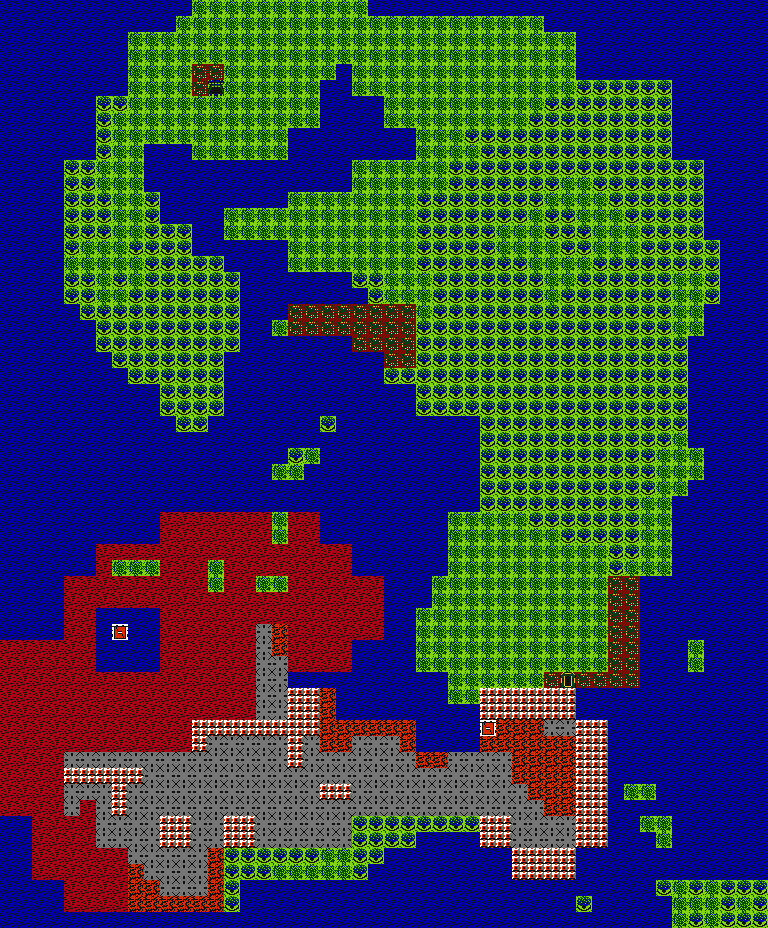

This game map was drawn from its Tiled (.tmx) file and the tilesets committed beside it. A one-line description and the trimmed map source follow:
An orthogonal 48x58 tile map with 16x16 px tiles, 1 tile layer (tilemap), 1 hidden layer not drawn and 11 objects (11x transfer).

<map version="1.0" tiledversion="1.1.2" orientation="orthogonal" renderorder="right-down" width="48" height="58" tilewidth="16" tileheight="16" infinite="0" nextobjectid="18">
 <properties>
  <property name="background_tile" type="int" value="1" />
  <property name="bgm" value="field" />
  <property name="encounter_table" type="int" value="0" />
 </properties>
 <tileset firstgid="1" source="tileset.tsx" />
 <layer name="tilemap" width="48" height="58" locked="1">
  <data>[2784 cells, 2784 non-empty, 11 distinct tile ids]</data>
 </layer>
 <layer name="collision" width="48" height="58" visible="0" locked="1" opacity="0.75">
  <data>[2784 cells, 2784 non-empty, 2 distinct tile ids]</data>
 </layer>
 <objectgroup name="object">
  <object id="7" name="mamusu" type="transfer" gid="242" x="160" y="336" width="16" height="16">
   <properties>
    <property name="transfer_map" value="mamusu" />
    <property name="transfer_x" type="int" value="13" />
    <property name="transfer_y" type="int" value="0" />
   </properties>
  </object>
  <object id="8" name="deusu" type="transfer" gid="242" x="208" y="96" width="16" height="16">
   <properties>
    <property name="transfer_map" value="deusu" />
    <property name="transfer_x" type="int" value="9" />
    <property name="transfer_y" type="int" value="0" />
   </properties>
  </object>
  <object id="9" name="powerplant_1" type="transfer" gid="242" x="560" y="688" width="16" height="16">
   <properties>
    <property name="transfer_map" value="powerplant" />
    <property name="transfer_x" type="int" value="26" />
    <property name="transfer_y" type="int" value="15" />
   </properties>
  </object>
  <object id="10" name="powerplant_2" type="transfer" gid="242" x="480" y="736" width="16" height="16">
   <properties>
    <property name="transfer_map" value="powerplant" />
    <property name="transfer_x" type="int" value="3" />
    <property name="transfer_y" type="int" value="2" />
   </properties>
  </object>
  <object id="11" name="road_to_arkcity" type="transfer" gid="242" x="112" y="640" width="16" height="16">
   <properties>
    <property name="transfer_map" value="road_to_arkcity" />
    <property name="transfer_x" type="int" value="2" />
    <property name="transfer_y" type="int" value="11" />
   </properties>
  </object>
  <object id="12" name="cave-1" type="transfer" gid="242" x="480" y="512" width="128" height="112">
   <properties>
    <property name="transfer_map" value="cave" />
    <property name="transfer_x" type="int" value="0" />
    <property name="transfer_y" type="int" value="5" />
   </properties>
  </object>
  <object id="13" name="cave-2" type="transfer" gid="242" x="512" y="400" width="96" height="32">
   <properties>
    <property name="transfer_map" value="cave" />
    <property name="transfer_x" type="int" value="0" />
    <property name="transfer_y" type="int" value="5" />
   </properties>
  </object>
  <object id="14" name="cave-3" type="transfer" gid="242" x="544" y="368" width="48" height="16">
   <properties>
    <property name="transfer_map" value="cave" />
    <property name="transfer_x" type="int" value="0" />
    <property name="transfer_y" type="int" value="5" />
   </properties>
  </object>
  <object id="15" name="cave-4" type="transfer" gid="242" x="560" y="352" width="16" height="16">
   <properties>
    <property name="transfer_map" value="cave" />
    <property name="transfer_x" type="int" value="0" />
    <property name="transfer_y" type="int" value="5" />
   </properties>
  </object>
  <object id="16" name="cave-5" type="transfer" gid="242" x="528" y="528" width="80" height="16">
   <properties>
    <property name="transfer_map" value="cave" />
    <property name="transfer_x" type="int" value="0" />
    <property name="transfer_y" type="int" value="5" />
   </properties>
  </object>
  <object id="17" name="cave-6" type="transfer" gid="242" x="560" y="544" width="48" height="16">
   <properties>
    <property name="transfer_map" value="cave" />
    <property name="transfer_x" type="int" value="0" />
    <property name="transfer_y" type="int" value="5" />
   </properties>
  </object>
 </objectgroup>
</map>
